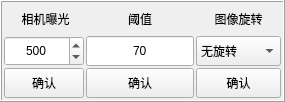
            <widget class="QFrame" name="tab2_frame1">
             <property name="sizePolicy">
              <sizepolicy hsizetype="Preferred" vsizetype="Preferred">
               <horstretch>0</horstretch>
               <verstretch>0</verstretch>
              </sizepolicy>
             </property>
             <property name="minimumSize">
              <size>
               <width>0</width>
               <height>0</height>
              </size>
             </property>
             <property name="maximumSize">
              <size>
               <width>16777215</width>
               <height>280</height>
              </size>
             </property>
             <property name="styleSheet">
              <string notr="true">font: 12pt &quot;黑体&quot;;</string>
             </property>
             <property name="frameShape">
              <enum>QFrame::Box</enum>
             </property>
             <property name="frameShadow">
              <enum>QFrame::Raised</enum>
             </property>
             <layout class="QGridLayout" name="gridLayout_6">
              <property name="leftMargin">
               <number>2</number>
              </property>
              <property name="topMargin">
               <number>2</number>
              </property>
              <property name="rightMargin">
               <number>2</number>
              </property>
              <property name="bottomMargin">
               <number>2</number>
              </property>
              <property name="spacing">
               <number>2</number>
              </property>
              <item row="2" column="0">
               <widget class="QPushButton" name="sureButton">
                <property name="sizePolicy">
                 <sizepolicy hsizetype="Preferred" vsizetype="Fixed">
                  <horstretch>0</horstretch>
                  <verstretch>0</verstretch>
                 </sizepolicy>
                </property>
                <property name="minimumSize">
                 <size>
                  <width>0</width>
                  <height>30</height>
                 </size>
                </property>
                <property name="maximumSize">
                 <size>
                  <width>16777215</width>
                  <height>30</height>
                 </size>
                </property>
                <property name="text">
                 <string>确认</string>
                </property>
                <property name="iconSize">
                 <size>
                  <width>19</width>
                  <height>19</height>
                 </size>
                </property>
               </widget>
              </item>
              <item row="0" column="1">
               <widget class="QLabel" name="label_19">
                <property name="sizePolicy">
                 <sizepolicy hsizetype="Preferred" vsizetype="Fixed">
                  <horstretch>0</horstretch>
                  <verstretch>0</verstretch>
                 </sizepolicy>
                </property>
                <property name="minimumSize">
                 <size>
                  <width>0</width>
                  <height>30</height>
                 </size>
                </property>
                <property name="maximumSize">
                 <size>
                  <width>16777215</width>
                  <height>30</height>
                 </size>
                </property>
                <property name="text">
                 <string>阈值</string>
                </property>
                <property name="alignment">
                 <set>Qt::AlignCenter</set>
                </property>
               </widget>
              </item>
              <item row="1" column="2">
               <widget class="QComboBox" name="comboBox_2">
                <property name="sizePolicy">
                 <sizepolicy hsizetype="Preferred" vsizetype="Fixed">
                  <horstretch>0</horstretch>
                  <verstretch>0</verstretch>
                 </sizepolicy>
                </property>
                <property name="minimumSize">
                 <size>
                  <width>0</width>
                  <height>30</height>
                 </size>
                </property>
                <property name="maximumSize">
                 <size>
                  <width>16777215</width>
                  <height>30</height>
                 </size>
                </property>
                <item>
                 <property name="text">
                  <string>无旋转</string>
                 </property>
                </item>
                <item>
                 <property name="text">
                  <string>顺时针90°</string>
                 </property>
                </item>
                <item>
                 <property name="text">
                  <string>逆时针90°</string>
                 </property>
                </item>
                <item>
                 <property name="text">
                  <string>180°</string>
                 </property>
                </item>
               </widget>
              </item>
              <item row="2" column="2">
               <widget class="QPushButton" name="pushButton_9">
                <property name="sizePolicy">
                 <sizepolicy hsizetype="Preferred" vsizetype="Fixed">
                  <horstretch>0</horstretch>
                  <verstretch>0</verstretch>
                 </sizepolicy>
                </property>
                <property name="minimumSize">
                 <size>
                  <width>0</width>
                  <height>30</height>
                 </size>
                </property>
                <property name="maximumSize">
                 <size>
                  <width>16777215</width>
                  <height>30</height>
                 </size>
                </property>
                <property name="text">
                 <string>确认</string>
                </property>
               </widget>
              </item>
              <item row="1" column="0">
               <widget class="QSpinBox" name="spinBox">
                <property name="sizePolicy">
                 <sizepolicy hsizetype="Preferred" vsizetype="Fixed">
                  <horstretch>0</horstretch>
                  <verstretch>0</verstretch>
                 </sizepolicy>
                </property>
                <property name="minimumSize">
                 <size>
                  <width>0</width>
                  <height>30</height>
                 </size>
                </property>
                <property name="maximumSize">
                 <size>
                  <width>16777215</width>
                  <height>30</height>
                 </size>
                </property>
                <property name="alignment">
                 <set>Qt::AlignCenter</set>
                </property>
                <property name="minimum">
                 <number>-10000</number>
                </property>
                <property name="maximum">
                 <number>100000</number>
                </property>
                <property name="value">
                 <number>500</number>
                </property>
               </widget>
              </item>
              <item row="0" column="2">
               <widget class="QLabel" name="label_27">
                <property name="sizePolicy">
                 <sizepolicy hsizetype="Preferred" vsizetype="Fixed">
                  <horstretch>0</horstretch>
                  <verstretch>0</verstretch>
                 </sizepolicy>
                </property>
                <property name="minimumSize">
                 <size>
                  <width>0</width>
                  <height>30</height>
                 </size>
                </property>
                <property name="maximumSize">
                 <size>
                  <width>16777215</width>
                  <height>30</height>
                 </size>
                </property>
                <property name="text">
                 <string>图像旋转</string>
                </property>
                <property name="alignment">
                 <set>Qt::AlignCenter</set>
                </property>
               </widget>
              </item>
              <item row="2" column="1">
               <widget class="QPushButton" name="pushButton_3">
                <property name="sizePolicy">
                 <sizepolicy hsizetype="Preferred" vsizetype="Fixed">
                  <horstretch>0</horstretch>
                  <verstretch>0</verstretch>
                 </sizepolicy>
                </property>
                <property name="minimumSize">
                 <size>
                  <width>0</width>
                  <height>30</height>
                 </size>
                </property>
                <property name="maximumSize">
                 <size>
                  <width>16777215</width>
                  <height>30</height>
                 </size>
                </property>
                <property name="text">
                 <string>确认</string>
                </property>
               </widget>
              </item>
              <item row="0" column="0">
               <widget class="QLabel" name="label_4">
                <property name="sizePolicy">
                 <sizepolicy hsizetype="Preferred" vsizetype="Fixed">
                  <horstretch>0</horstretch>
                  <verstretch>0</verstretch>
                 </sizepolicy>
                </property>
                <property name="minimumSize">
                 <size>
                  <width>0</width>
                  <height>30</height>
                 </size>
                </property>
                <property name="maximumSize">
                 <size>
                  <width>16777215</width>
                  <height>30</height>
                 </size>
                </property>
                <property name="text">
                 <string> 相机曝光</string>
                </property>
                <property name="alignment">
                 <set>Qt::AlignCenter</set>
                </property>
               </widget>
              </item>
              <item row="1" column="1">
               <widget class="QLineEdit" name="lineEdit_yuzhi">
                <property name="sizePolicy">
                 <sizepolicy hsizetype="Preferred" vsizetype="Fixed">
                  <horstretch>0</horstretch>
                  <verstretch>0</verstretch>
                 </sizepolicy>
                </property>
                <property name="minimumSize">
                 <size>
                  <width>0</width>
                  <height>30</height>
                 </size>
                </property>
                <property name="maximumSize">
                 <size>
                  <width>16777215</width>
                  <height>30</height>
                 </size>
                </property>
                <property name="text">
                 <string>70</string>
                </property>
                <property name="alignment">
                 <set>Qt::AlignCenter</set>
                </property>
               </widget>
              </item>
             </layout>
            </widget>
